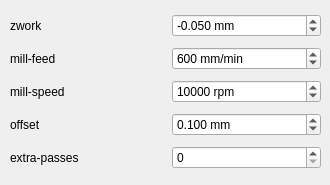
    <widget class="QWidget" name="millTab">
     <attribute name="title">
      <string>Mill</string>
     </attribute>
     <widget class="QWidget" name="formLayoutWidget_3">
      <property name="geometry">
       <rect>
        <x>10</x>
        <y>10</y>
        <width>311</width>
        <height>166</height>
       </rect>
      </property>
      <layout class="QGridLayout" name="millGridLayout">
       <property name="horizontalSpacing">
        <number>12</number>
       </property>
       <property name="verticalSpacing">
        <number>6</number>
       </property>
       <item row="0" column="1">
        <widget class="QDoubleSpinBox" name="zworkDoubleSpinBox">
         <property name="toolTip">
          <string>&lt;html&gt;&lt;head/&gt;&lt;body&gt;&lt;p&gt;Z-coordinate at which engraving happens&lt;/p&gt;&lt;/body&gt;&lt;/html&gt;</string>
         </property>
         <property name="suffix">
          <string> mm</string>
         </property>
         <property name="decimals">
          <number>3</number>
         </property>
         <property name="minimum">
          <double>-1000.000000000000000</double>
         </property>
         <property name="maximum">
          <double>0.000000000000000</double>
         </property>
         <property name="singleStep">
          <double>0.001000000000000</double>
         </property>
         <property name="value">
          <double>-0.050000000000000</double>
         </property>
        </widget>
       </item>
       <item row="1" column="1">
        <widget class="QSpinBox" name="millfeedSpinBox">
         <property name="toolTip">
          <string>&lt;html&gt;&lt;head/&gt;&lt;body&gt;&lt;p&gt;Feed rate at which engraving takes place (horizontal speed)&lt;/p&gt;&lt;/body&gt;&lt;/html&gt;</string>
         </property>
         <property name="suffix">
          <string> mm/min</string>
         </property>
         <property name="maximum">
          <number>10000</number>
         </property>
         <property name="singleStep">
          <number>10</number>
         </property>
         <property name="value">
          <number>600</number>
         </property>
        </widget>
       </item>
       <item row="3" column="0">
        <widget class="QLabel" name="offsetLabel">
         <property name="toolTip">
          <string>&lt;html&gt;&lt;head/&gt;&lt;body&gt;&lt;p&gt;Distance by which the tool movement will be outset from the contours in the gerber file to be engraved. If this distance can't be satisfied because copper areas are too close, a warning will be printed and the line will be drawn between the areas. This behavior can be used to get voronoi-style (flood-filling) areas; simply set the offset to a large value (like 30 mm / 1 inch)&lt;/p&gt;&lt;/body&gt;&lt;/html&gt;</string>
         </property>
         <property name="text">
          <string>offset</string>
         </property>
        </widget>
       </item>
       <item row="3" column="1">
        <widget class="QDoubleSpinBox" name="offsetDoubleSpinBox">
         <property name="toolTip">
          <string>&lt;html&gt;&lt;head/&gt;&lt;body&gt;&lt;p&gt;Distance by which the tool movement will be outset from the contours in the gerber file to be engraved. If this distance can't be satisfied because copper areas are too close, a warning will be printed and the line will be drawn between the areas. This behavior can be used to get voronoi-style (flood-filling) areas; simply set the offset to a large value (like 30 mm / 1 inch)&lt;/p&gt;&lt;/body&gt;&lt;/html&gt;</string>
         </property>
         <property name="suffix">
          <string> mm</string>
         </property>
         <property name="decimals">
          <number>3</number>
         </property>
         <property name="minimum">
          <double>0.000000000000000</double>
         </property>
         <property name="maximum">
          <double>100.000000000000000</double>
         </property>
         <property name="singleStep">
          <double>0.050000000000000</double>
         </property>
         <property name="value">
          <double>0.100000000000000</double>
         </property>
        </widget>
       </item>
       <item row="1" column="0">
        <widget class="QLabel" name="millfeedLabel">
         <property name="toolTip">
          <string>&lt;html&gt;&lt;head/&gt;&lt;body&gt;&lt;p&gt;Feed rate at which engraving takes place (horizontal speed)&lt;/p&gt;&lt;/body&gt;&lt;/html&gt;</string>
         </property>
         <property name="text">
          <string>mill-feed</string>
         </property>
        </widget>
       </item>
       <item row="0" column="0">
        <widget class="QLabel" name="zworkLabel">
         <property name="toolTip">
          <string>&lt;html&gt;&lt;head/&gt;&lt;body&gt;&lt;p&gt;Z-coordinate at which engraving happens&lt;/p&gt;&lt;/body&gt;&lt;/html&gt;</string>
         </property>
         <property name="text">
          <string>zwork</string>
         </property>
        </widget>
       </item>
       <item row="2" column="0">
        <widget class="QLabel" name="millspeedLabel">
         <property name="toolTip">
          <string>&lt;html&gt;&lt;head/&gt;&lt;body&gt;&lt;p&gt;Spindle speed during engraving&lt;/p&gt;&lt;/body&gt;&lt;/html&gt;</string>
         </property>
         <property name="text">
          <string>mill-speed</string>
         </property>
        </widget>
       </item>
       <item row="4" column="0">
        <widget class="QLabel" name="extrapassesLabel">
         <property name="toolTip">
          <string>&lt;html&gt;&lt;head/&gt;&lt;body&gt;&lt;p&gt;Number of additional isolation passes For each extra pass, engraving is repeated with the offset width increased by half its original value, creating wider isolation areas&lt;/p&gt;&lt;/body&gt;&lt;/html&gt;</string>
         </property>
         <property name="text">
          <string>extra-passes</string>
         </property>
        </widget>
       </item>
       <item row="4" column="1">
        <widget class="QSpinBox" name="extrapassesSpinBox">
         <property name="toolTip">
          <string>&lt;html&gt;&lt;head/&gt;&lt;body&gt;&lt;p&gt;Number of additional isolation passes For each extra pass, engraving is repeated with the offset width increased by half its original value, creating wider isolation areas&lt;/p&gt;&lt;/body&gt;&lt;/html&gt;</string>
         </property>
        </widget>
       </item>
       <item row="2" column="1">
        <widget class="QSpinBox" name="millspeedSpinBox">
         <property name="toolTip">
          <string>&lt;html&gt;&lt;head/&gt;&lt;body&gt;&lt;p&gt;Spindle speed during engraving&lt;/p&gt;&lt;/body&gt;&lt;/html&gt;</string>
         </property>
         <property name="suffix">
          <string> rpm</string>
         </property>
         <property name="maximum">
          <number>100000</number>
         </property>
         <property name="singleStep">
          <number>500</number>
         </property>
         <property name="value">
          <number>10000</number>
         </property>
        </widget>
       </item>
      </layout>
     </widget>
    </widget>
